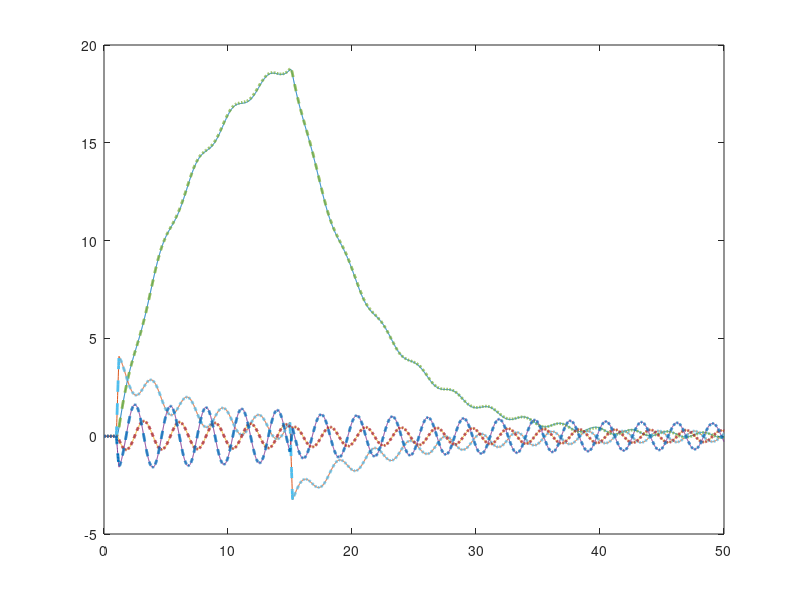
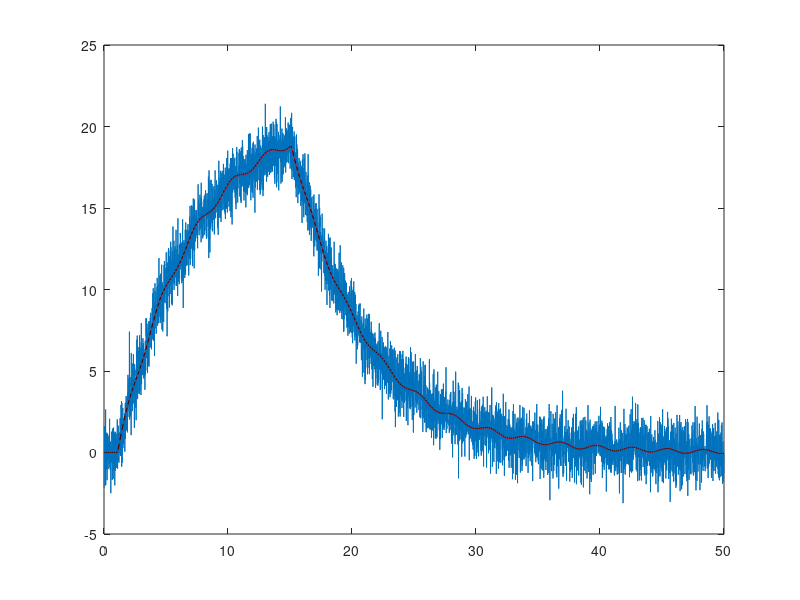

Write MATLAB code to recreate these figures, in order.
m = 1;
M = 5;
L = 2.5;
g = -10;
d = 1;

s = -1; % pendulum up (s=1)

% y = [x; dx; theta; dtheta];
A = [0 1 0 0;
    0 -d/M -m*g/M 0;
    0 0 0 1;
    0 -s*d/(M*L) -s*(m+M)*g/(M*L) 0];

B = [0; 1/M; 0; s*1/(M*L)];

C = [1 0 0 0];  

D = zeros(size(C,1),size(B,2));

%%  Augment system with disturbances and noise
Vd = .1*eye(4);  % disturbance covariance
Vn = 1;       % noise covariance

BF = [B Vd 0*B];  % augment inputs to include disturbance and noise

sysC = ss(A,BF,C,[0 0 0 0 0 Vn]);  % build big state space system... with single output

sysFullOutput = ss(A,BF,eye(4),zeros(4,size(BF,2)));  % system with full state output, disturbance, no noise

%%  Build Kalman filter
[L,P,E] = lqe(A,Vd,C,Vd,Vn);  % design Kalman filter
Kf = (lqr(A',C',Vd,Vn))';   % alternatively, possible to design using "LQR" code

sysKF = ss(A-L*C,[B L],eye(4),0*[B L]);  % Kalman filter estimator

%%  Estimate linearized system in "down" position (Gantry crane)
dt = .01;
t = dt:dt:50;

uDIST = randn(4,size(t,2));
uNOISE = randn(size(t));
u = 0*t;
u(100:120) = 100;     % impulse
u(1500:1520) = -100;  % impulse

uAUG = [u; Vd*Vd*uDIST; uNOISE];

[y,t] = lsim(sysC,uAUG,t);
[xtrue,t] = lsim(sysFullOutput,uAUG,t);


[x,t] = lsim(sysKF,[u; y'],t);

plot(t,xtrue,'-',t,x,'--','LineWidth',2)

figure
plot(t,y)
hold on
plot(t,xtrue(:,1),'r')
plot(t,x(:,1),'k--')